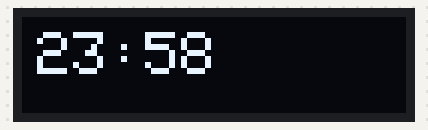
Recording of a program running on a simulated Arduino Uno, built with avr-gcc and run on an emulated ATmega328P. Parts: 128×32 one-colour display.

Above: at 0.1 s.
At 13.8 s:
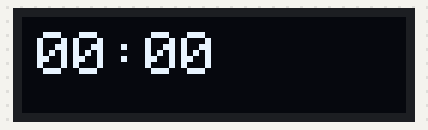
At 27.4 s:
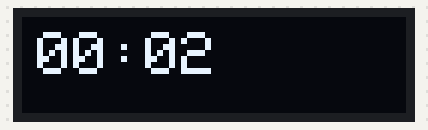
At 61.6 s:
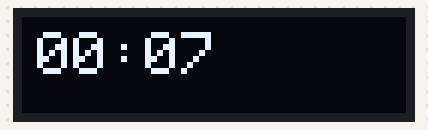
At 89.0 s:
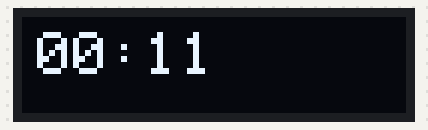
At 123.1 s:
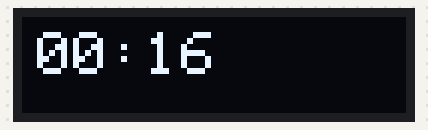

Measured:
- what the display in image 0 shows lasts 6.8 s, from 0.1 s to 6.9 s

The program:

main.cpp
```cpp
#include <Adafruit_GFX.h>
#include <Adafruit_SSD1306.h>
#include <SPI.h>

// OLED display TWI address
#define OLED_ADDR 0x3C

//define display size
#define SCREEN_WIDTH 128
#define SCREEN_HEIGHT 32

int h,m,s;

//set time for start
int hours=23;
int minutes=58;
int seconds=00;

Adafruit_SSD1306 display(SCREEN_WIDTH, SCREEN_HEIGHT, &Wire, -1);

void setup() {
Serial.begin(115200);
  display.begin(SSD1306_SWITCHCAPVCC, 0x3C);

    // Settings for Display
    display.clearDisplay();
    display.display();
    display.setTextColor(WHITE);
    display.setTextSize(2);
}

void loop(){

  for(h=hours;h<24;h++){   //Hours

    for(m=minutes;m<60;m++){   //Minutes

      for(s=seconds;s<60;s++){     //Seconds
        display.setCursor(5 , 5);
        char timestring[6];     //timestring for formatted output to display
        sprintf(timestring, "%02d:%02d ", h, m);
        display.print(timestring);
        display.display();


      //only for checking in serial monitor
      /*Serial.print(h);
      Serial.print(":");
      Serial.print(m);
      Serial.print(":");
      Serial.print(s);
      Serial.println();*/

      delay(100); //delay for time lapse
      }
      display.clearDisplay(); //clear display after 60 sec
      display.display();
      seconds = 00;
    }
    minutes = 00;
  }
  hours = 00;
}
```
